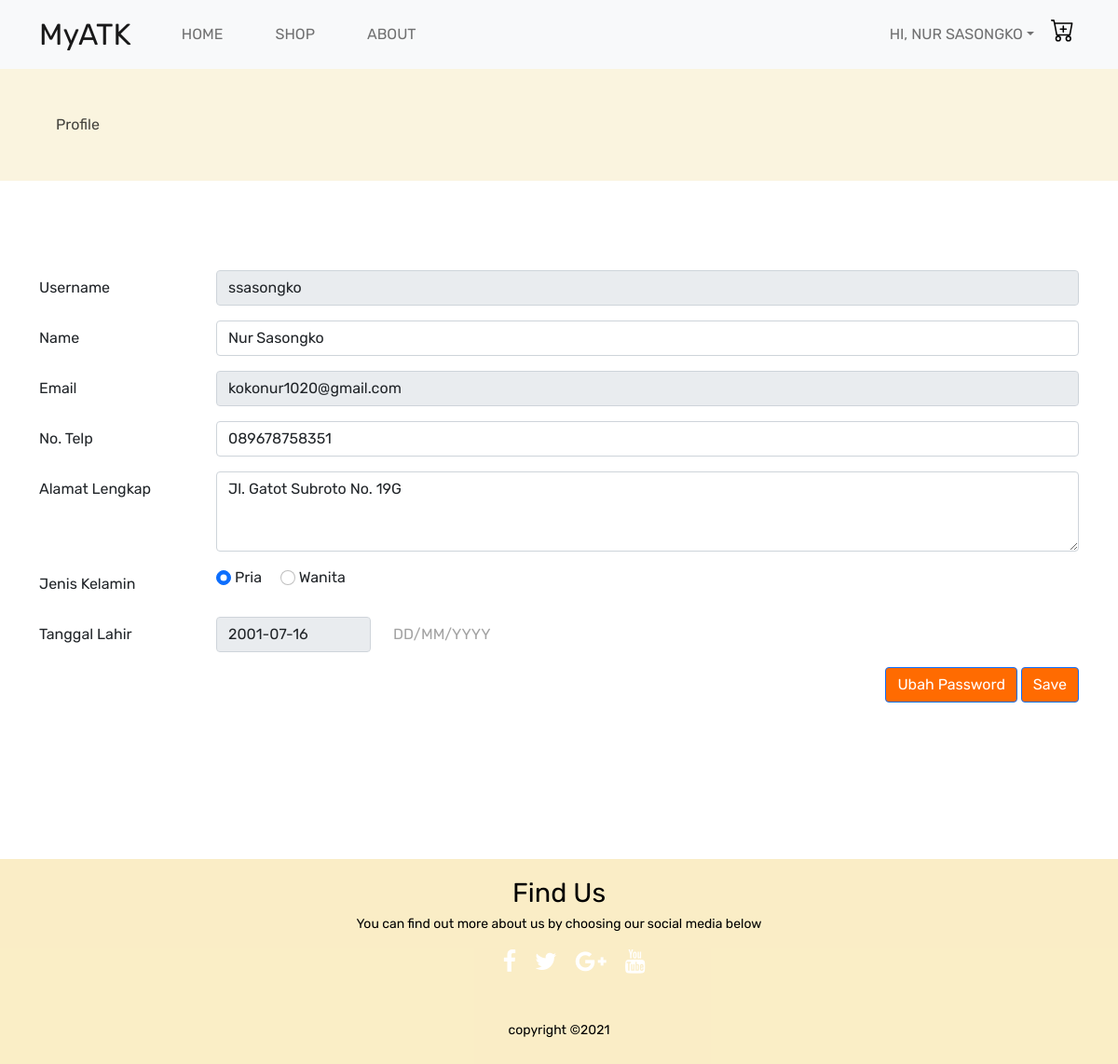
The app's page /profile.php (signed in) with its own data.
### tables this page shows
CREATE TABLE `user` (
  `user_id` int(11) NOT NULL,
  `username` varchar(200) NOT NULL,
  `password` varchar(200) NOT NULL,
  `email` varchar(200) NOT NULL,
  `name` varchar(255) NOT NULL,
  `number` varchar(20) NOT NULL,
  `address` varchar(255) NOT NULL,
  `gender` char(1) NOT NULL,
  `birth_date` date DEFAULT NULL,
  `id_role` int(11) NOT NULL
);

### profile.php (the view, shortened to what this page needs)
<?php
include_once('functions.php');
?>
<!DOCTYPE html>
<html lang="en">
<head>
  <link href="https://cdn.jsdelivr.net/npm/bootstrap@5.0.2/dist/css/bootstrap.min.css" rel="stylesheet" />
  <link rel="stylesheet" href="style.css" />
  <link rel="stylesheet" href="https://stackpath.bootstrapcdn.com/font-awesome/4.7.0/css/font-awesome.min.css">
</head>
<body>
  <div class="p-5 mb-5" style="background: rgba(238, 220, 157, 0.33); color: rgba(0, 0, 0, 0.73); font-family: Rubik, sans-serif;">
    <div class="container">
      Profile
    </div>
  </div>
  <br>
  <br>
  <?php
  if (isset($_SESSION["Username"])) {
    $db = dbConnect();
    $username = $db->escape_string($_SESSION["Username"]);
    if ($dataPengguna = getDataPengguna($username)) {
  ?>
      <div class="container">
        <form method="post" name="from" action="profile-update.php">
          <div class="row mb-3">
            <label class="col-sm-2 col-form-label">Username</label>
            <div class="col-sm-10">
              <input type="text" name="username" class="form-control" value="<?php echo $dataPengguna["username"]; ?>" readonly>
            </div>
          </div>
          <div class="row mb-3">
            <label class="col-sm-2 col-form-label">Name</label>
            <div class="col-sm-10">
              <input type="text" name="name" id="name" class="form-control" value="<?php echo $dataPengguna["name"]; ?>">
            </div>
          </div>
          <div class="row mb-3">
            <label class="col-sm-2 col-form-label">Email</label>
            <div class="col-sm-10">
              <input type="text" name="email" class="form-control" value="<?php echo $dataPengguna["email"]; ?>" readonly>
            </div>
          </div>
          <div class="row mb-3">
            <label class="col-sm-2 col-form-label">No. Telp</label>
            <div class="col-sm-10">
              <input type="text" name="number" class="form-control" value="<?php echo $dataPengguna["number"]; ?>">
            </div>
          </div>
          <div class="row mb-3">
            <label class="col-sm-2 col-form-label">Alamat Lengkap</label>
            <div class="col-sm-10">
              <textarea class="form-control" name="address" rows="3"><?php echo $dataPengguna["address"]; ?></textarea>
            </div>
          </div>
          <div class="row mb-3">
            <label class="col-sm-2 col-form-label">Jenis Kelamin</label>
            <div class="col-sm-10">
              <div class="form-check-inline">
                <input class="form-check-input" type="radio" name="gender" value="L" <?php if ($dataPengguna["gender"] == 'L') echo " checked"; ?>>
                <label class="form-check-label">
                  Pria
                </label>
              </div>
              <div class="form-check-inline">
                <input class="form-check-input" type="radio" name="gender" value="P" <?php if ($dataPengguna["gender"] == 'P') echo " checked"; ?>>
                <label class="form-check-label">
                  Wanita
                </label>
              </div>
            </div>
          </div>
          <div class="row mb-3">
            <label class="col-sm-2 col-form-label">Tanggal Lahir</label>
            <div class="col-sm-2">
              <input type="text" name="birth_date" class="form-control" value="<?php echo $dataPengguna["birth_date"]; ?>" readonly>
            </div>
            <label class="col-sm-2 col-form-label" style="color: #A2A2A2;">DD/MM/YYYY</label>
          </div>
          <div class="d-flex justify-content-end">
            <a href="profile-ubah-password.php" class="btn btn-primary" style="background: #FF6B01;">Ubah Password</a>&nbsp;
            <button type="submit" name="TblUpdate" class="btn btn-primary" style="background: #FF6B01;">Save</button>
          </div>
        </form>
        <br>
        <br>
        <br>
        <br>
        <br>
    <?php
    } else echo "a";
  } else echo "b";
    ?>
      </div>
  <section class="news py-5">
  <footer>
        <div class="footer-content">
            <h3>Find Us </h3>
            <p>You can find out more about us by choosing our social media below </p>
            <ul class="socials">
                <li><a href="#"><i class="fa fa-facebook"></i></a></li>
                <li><a href="#"><i class="fa fa-twitter"></i></a></li>
                <li><a href="#"><i class="fa fa-google-plus"></i></a></li>
                <li><a href="#"><i class="fa fa-youtube"></i></a></li>
            </ul>
            <p>copyright &copy;2021 </p>
            <br>
    </footer>
  </section>
</body>
</html>

### style.css (style rules this page uses)
* { margin: 0; padding: 0; box-sizing: border-box; font-family: "Rubik", sans-serif; }
.news::placeholder { color: black; }
footer { position: absolute; bottom: auto; left: 0; right: 0; background: #f8e6aeb2; height: auto; width: 100%; font-family: "Rubik", sans-serif; padding-top: 20px; color: rgb(0, 0, 0); }
.footer-content { display: flex; align-items: center; justify-content: center; flex-direction: column; text-align: center; }
.footer-content h3 { font-size: 1.8rem; font-weight: 400; text-transform: capitalize; line-height: 2rem; }
.footer-content p { max-width: 500px; margin-bottom: 2px; line-height: 20px; font-size: 14px; }
.socials { list-style: none; display: flex; align-items: center; justify-content: center; margin: 1rem 0 3rem 0; }
.socials li { margin: 0 10px; }
.socials a { text-decoration: none; color: rgb(255, 255, 255); }
.socials a i { font-size: 1.6rem; transition: color 0.1s ease; }

### records on screen
user: username "ssasongko", name "Nur Sasongko", email "kokonur1020@gmail.com", number "089678758351", address "Jl. Gatot Subroto No. 19G", gender "☑", birth_date "2001-07-16"

### other values on screen
$_SESSION["Name"] "NUR SASONGKO"
